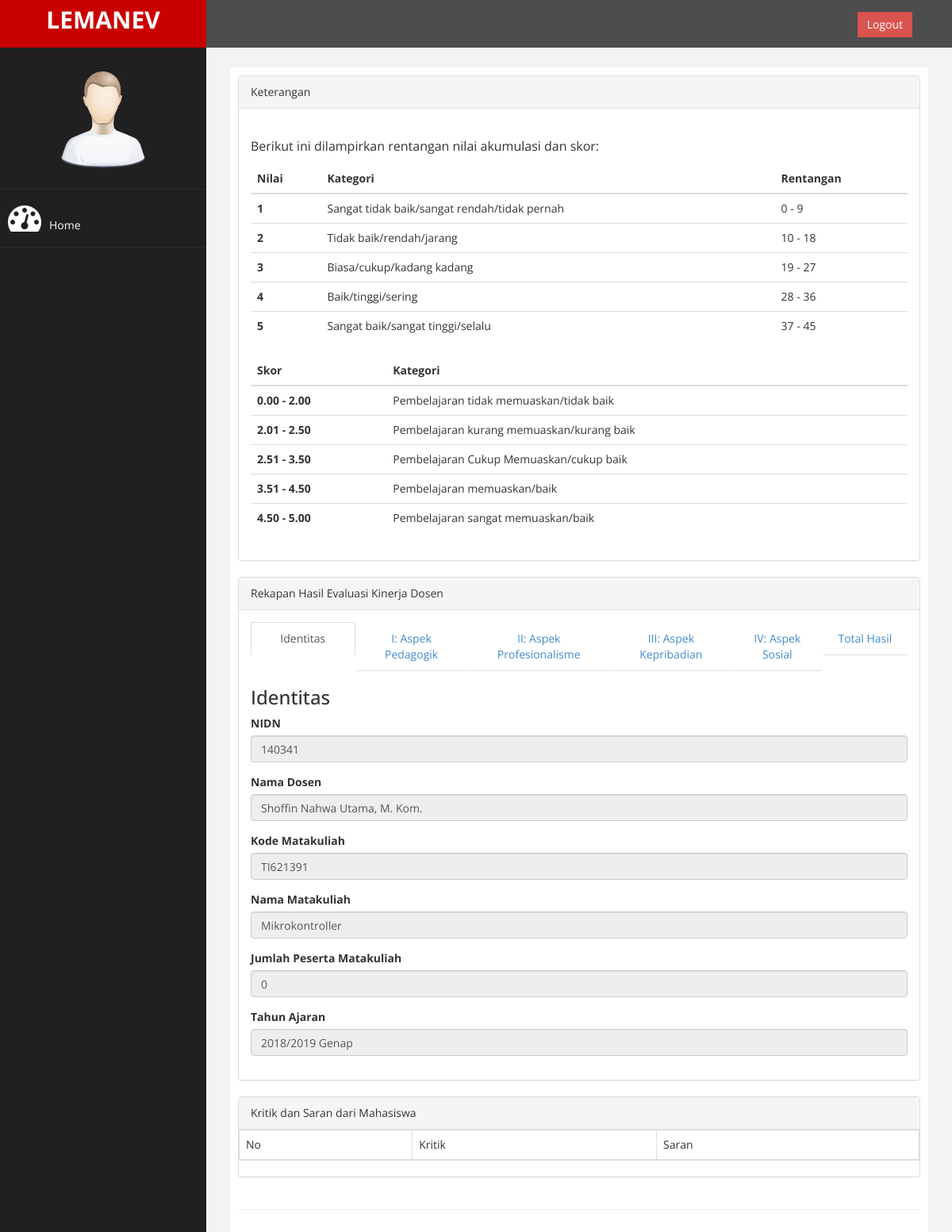
/index.php?page=nilai&aksi=nilai_new&nidn=140341&id_mk=TI621391 (signed in), run on the app's committed database.
### tables this page shows
CREATE TABLE `tb_matakuliah` (
  `id_mk` varchar(13) NOT NULL,
  `nama_mk` varchar(255) NOT NULL,
  `nidn` varchar(13) NOT NULL,
  `id_tahun` int(11) DEFAULT NULL
);

CREATE TABLE `tb_dosen` (
  `nidn` varchar(13) NOT NULL,
  `nama` varchar(255) NOT NULL,
  `status` enum('aktif','nonaktif') NOT NULL
);

CREATE TABLE `tb_th_akademik` (
  `id_tahun` int(11) NOT NULL,
  `th_akademik1` varchar(10) NOT NULL,
  `th_akademik2` varchar(10) NOT NULL
);

### page/nilai/nilai_new.php (the view, shortened to what this page needs)
<?php
$id_mk = $_GET['id_mk'];
$nidn = $_GET['nidn'];
$conn = new mysqli("localhost", "root", "", "lemanev02");
$sql = $conn->query("SELECT tb_dosen.nama as nama_dosen, tb_matakuliah.nama_mk as nama_mk, tb_th_akademik.th_akademik1, tb_th_akademik.th_akademik2
                    FROM tb_dosen INNER JOIN tb_matakuliah on tb_dosen.nidn = tb_matakuliah.nidn INNER JOIN  tb_th_akademik on tb_matakuliah.id_tahun = tb_th_akademik.id_tahun
                    where tb_dosen.nidn = '$nidn'and tb_matakuliah.id_mk = '$id_mk' ");
$id = mysqli_fetch_assoc($sql);
$peserta = $conn->query("SELECT COUNT(nim) from tb_transaksi_krs WHERE id_mk = '$id_mk'");
$jml_peserta = mysqli_fetch_assoc($peserta);
?>
<div class="panel panel-default">
    <div class="panel-heading">
        Keterangan
    </div>
    <div class="panel-body">
        <div class="row">
            <div class="col-md-12">
                <p class="text-justify">Berikut ini dilampirkan rentangan nilai akumulasi dan skor:</p>
            </div>
        </div>
        <div class="row">
            <div class="col-md-12">
                <table class="table">
                    <thead>
                        <tr>
                            <th scope="col">Nilai</th>
                            <th scope="col">Kategori</th>
                            <th scope="col">Rentangan</th>
                        </tr>
                    </thead>
                    <tbody>
                        <tr>
                            <th scope="row">1</th>
                            <td>Sangat tidak baik/sangat rendah/tidak pernah</td>
                            <td>0 - 9</td>
                        </tr>
                        <tr>
                            <th scope="row">2</th>
                            <td>Tidak baik/rendah/jarang</td>
                            <td>10 - 18</td>
                        </tr>
                        <tr>
                            <th scope="row">3</th>
                            <td>Biasa/cukup/kadang kadang</td>
                            <td>19 - 27</td>
                        </tr>
                        <tr>
                            <th scope="row">4</th>
                            <td>Baik/tinggi/sering</td>
                            <td>28 - 36</td>
                        </tr>
                        <tr>
                            <th scope="row">5</th>
                            <td>Sangat baik/sangat tinggi/selalu</td>
                            <td>37 - 45</td>
                        </tr>
                    </tbody>
                </table>
            </div>
        </div>
        <div class="row">
            <div class="col-md-12">
                <table class="table">
                    <thead>
                        <tr>
                            <th scope="col">Skor</th>
                            <th scope="col">Kategori</th>
                        </tr>
                    </thead>
                    <tbody>
                        <tr>
                            <th scope="row">0.00 - 2.00</th>
                            <td>Pembelajaran tidak memuaskan/tidak baik</td>
                        </tr>
                        <tr>
                            <th scope="row">2.01 - 2.50</th>
                            <td>Pembelajaran kurang memuaskan/kurang baik</td>
                        </tr>
                        <tr>
                            <th scope="row">2.51 - 3.50</th>
                            <td>Pembelajaran Cukup Memuaskan/cukup baik</td>
                        </tr>
                        <tr>
                            <th scope="row">3.51 - 4.50</th>
                            <td>Pembelajaran memuaskan/baik</td>
                        </tr>
                        <tr>
                            <th scope="row">4.50 - 5.00</th>
                            <td>Pembelajaran sangat memuaskan/baik</td>
                        </tr>
                    </tbody>
                </table>
            </div>
        </div>
    </div>
</div>
<div class="panel panel-default">
    <div class="panel-heading">
        Rekapan Hasil Evaluasi Kinerja Dosen
    </div>
    <div class="panel-body">
        <div class="row">
            <div class="col-md-12">
                <form method="POST">
                    <ul class="nav nav-tabs nav-justified">
                        <li class="nav-item active">
                            <a class="nav-link" id="id-tab" data-toggle="tab" href="#id" role="tab" aria-controls="id" aria-selected="true">Identitas</a>
                        </li>
                        <li class="nav-item">
                            <a class="nav-link" id="ped-tab" data-toggle="tab" href="#ped" role="tab" aria-controls="ped" aria-selected="true">I: Aspek Pedagogik</a>
                        </li>
                        <li class="nav-item">
                            <a class="nav-link" id="prof-tab" data-toggle="tab" href="#prof" role="tab" aria-controls="prof" aria-selected="true">II: Aspek Profesionalisme</a>
                        </li>
                        <li class="nav-item">
                            <a class="nav-link" id="kep-tab" data-toggle="tab" href="#kep" role="tab" aria-controls="kep" aria-selected="true">III: Aspek Kepribadian</a>
                        </li>
                        <li class="nav-item">
                            <a class="nav-link" id="sos-tab" data-toggle="tab" href="#sos" role="tab" aria-controls="sos" aria-selected="true">IV: Aspek Sosial</a>
                        </li>
                        <li class="nav-item">
                            <a class="nav-link" id="hasil-tab" data-toggle="tab" href="#hasil" role="tab" aria-controls="hasil" aria-selected="true">Total Hasil</a>
                        </li>
                    </ul>
                    <div class="tab-content" id="myTabContent">
                        <div class="tab-pane active" id="id" role="tabpanel" aria-labelledby="id-tab">
                            <h3>Identitas</h3>
                            <div class="form-group">
                                <label>NIDN</label>
                                <input class="form-control" name="nim" value="<?= $nidn ?>" readonly>
                            </div>
                            <div class="form-group">
                                <label>Nama Dosen</label>
                                <input class="form-control" name="nama_dsn" value="<?= $id['nama_dosen'] ?>" readonly>
                            </div>
                            <div class="form-group">
                                <label>Kode Matakuliah</label>
                                <input class="form-control" name="id_mk" value="<?= $id_mk ?>" readonly>
                            </div>
                            <div class="form-group">
                                <label>Nama Matakuliah</label>
                                <input class="form-control" name="nama_mk" value="<?= $id['nama_mk'] ?>" readonly>
                            </div>
                            <div class="form-group">
                                <label>Jumlah Peserta Matakuliah</label>
                                <input class="form-control" name="jml_pst" value="<?= $jml_peserta['COUNT(nim)'] ?>" readonly>
                            </div>
                            <div class="form-group">
                                <label>Tahun Ajaran</label>
                                <input class="form-control" name="th_ajar" value="<?= $id['th_akademik1'] ?> <?= $id['th_akademik2'] ?>" readonly>
                            </div>
                        </div>
                    </div>
                </form>
            </div>
        </div>
    </div>
</div>
<div class="panel panel-default">
    <div class="panel-heading">
        Kritik dan Saran dari Mahasiswa
    </div>
    <div class="row">
        <div class="col-md-12">
            <div class="table-responsive">
                <table class="table table-striped table-bordered table-hover" id="dataTables-krisar">
                    <thead>
                        <tr>
                            <td>No</td>
                            <td>Kritik</td>
                            <td>Saran</td>
                        </tr>
                    </thead>
                </table>
            </div>
        </div>
    </div>
</div>

### assets/css/custom.css (style rules this page uses)
body { font-family: 'Open Sans', sans-serif; }
p { font-size:16px; line-height:25px; padding-top:20px; }

### data on the page
tb_matakuliah: nama_dsn "Shoffin Nahwa Utama, M. Kom.", nama_mk "Mikrokontroller", th_ajar "2018/2019 Genap"
